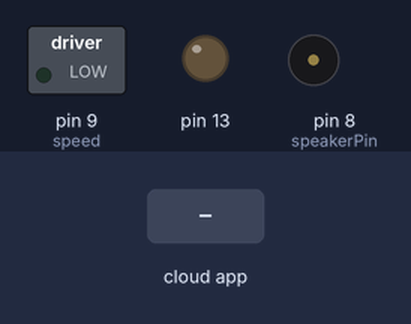
The sketch below on a simulated Arduino Uno, built with avr-gcc and run on an emulated ATmega328P. On the bench: switched loads named in the sketch (green lamp = pin HIGH), output pins drawn as LEDs (lit = HIGH), buzzer (waves = sounding). The test bench sets the inputs (shaded band). The ROS host is connected and sends only what is stated.

Above: at 1.2 s.
1.3 s: the phone or cloud app sets ZED_detection to 0
At 2.5 s:
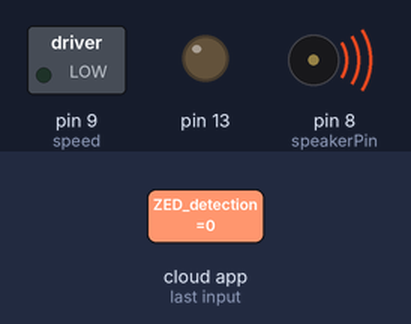
2.8 s: the phone or cloud app sets ZED_detection to 45
At 3.7 s:
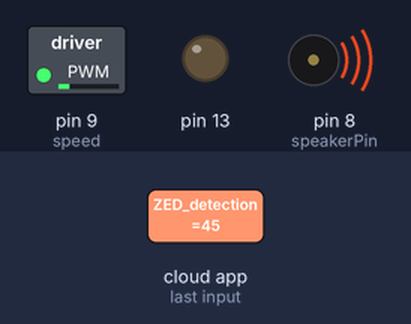
4.3 s: the phone or cloud app sets ZED_detection to 90
At 5.0 s:
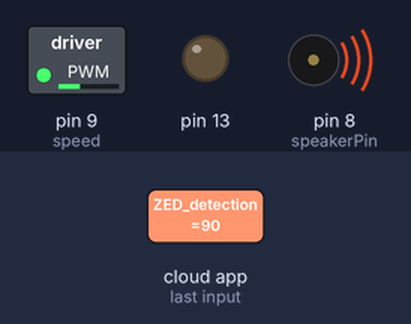
5.8 s: the phone or cloud app sets ZED_detection to 180
At 6.8 s:
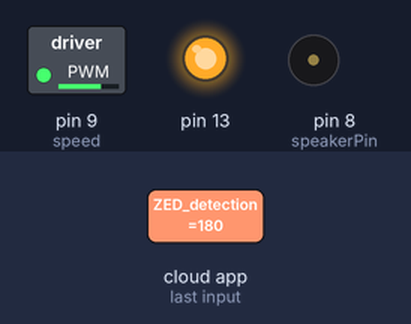
7.3 s: the phone or cloud app sets ZED_detection to 0
At 8.5 s:
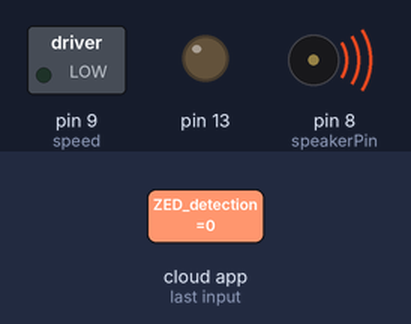
8.8 s: the phone or cloud app sets ZED_detection to 180
At 10.3 s:
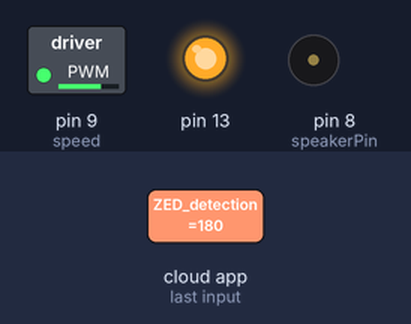
Timing chart, 0 to 11.3 s (numbered marks = the images above; inputs shaded):
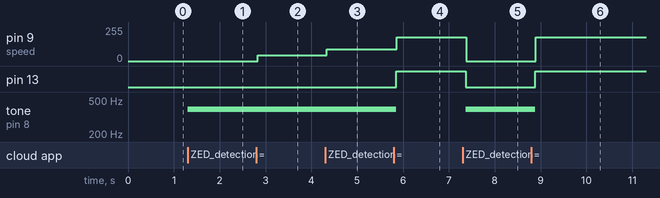

Measured:
- after the input at 1.3 s, tone on pin 8 (speakerPin): silent → 392 Hz at once
- after the input at 2.8 s, pin 9 (speed): 0/255 → 45/255 at once
- after the input at 4.3 s, pin 9 (speed): 45/255 → 90/255 at once
- after the input at 5.8 s, pin 9 (speed): 90/255 → 180/255 after 0.06 s; pin 13: LOW → HIGH after 0.05 s; tone on pin 8 (speakerPin): 392 Hz → silent after 0.05 s
- after the input at 7.3 s, pin 9 (speed): 180/255 → 0/255 after 0.07 s; pin 13: HIGH → LOW after 0.06 s; tone on pin 8 (speakerPin): silent → 392 Hz after 0.06 s
- after the input at 8.8 s, pin 9 (speed): 0/255 → 180/255 after 0.09 s; pin 13: LOW → HIGH after 0.08 s; tone on pin 8 (speakerPin): 392 Hz → silent after 0.08 s

The sketch:

camera2motor.ino
```cpp
#include <Arduino.h>
#include <ros.h>
#include <std_msgs/UInt16.h>
#include <std_msgs/String.h>
#include <ros/time.h>

#include <std_msgs/Header.h>

//buzzer
int speakerPin =8;
int numTones =8;

int alarmOn=392; //int tones[]={261,277,294,311,330,349,370,392};
//int alarmOff=0;

ros::NodeHandle n;

/*
void ZED_msgCallback( const std_msgs::UInt16& cmd_msg){
  digitalWrite(7, HIGH);  //
  digitalWrite(8, LOW);  //
  analogWrite(9, cmd_msg.data); //set motor speed, should be from 0-255
  //Serial.println(cmd_msg.data);
}
ros::Subscriber<std_msgs::UInt16> sub("/zed2/zed_node/obj_det/objects", ZED_msgCallback);
// "/zed2/zed_node/obj_det/objects": topic name
// ZED_msgCallback : callback function
*/
void ChekcingConnection(){
  n.loginfo("Connected");
  delay(1000);
}

void action_Motor( const std_msgs::UInt16& msg){
  //n.loginfo(msg.data);

  if(msg.data > 99.0)
    {
      digitalWrite(13,HIGH);
      n.loginfo("Keep Going");

      //Buzzer
      noTone(speakerPin);
      delay(10);
    }
  else if(msg.data < 51.0)
    {
      digitalWrite(13,LOW);
      n.loginfo("Slow");

      //Buzzer
      tone(speakerPin,alarmOn);
      delay(10);
    }
  analogWrite(9, msg.data); //set motor speed, should be from 0-255
}


ros::Subscriber<std_msgs::UInt16> sub("/ZED_detection", &action_Motor);

void setup(){
  pinMode(13, OUTPUT);
  //pinMode(7, OUTPUT); // direction 1
  //pinMode(8, OUTPUT); // direction 2
  pinMode(9, OUTPUT); // speed

  n.initNode();
  n.subscribe(sub);
}


void loop(){
  n.spinOnce();
 // n.spin();

  //ChekcingConnection();
  //action_Motor;

  //n.loginfo(msg.data);

  delay(100);
}
```
